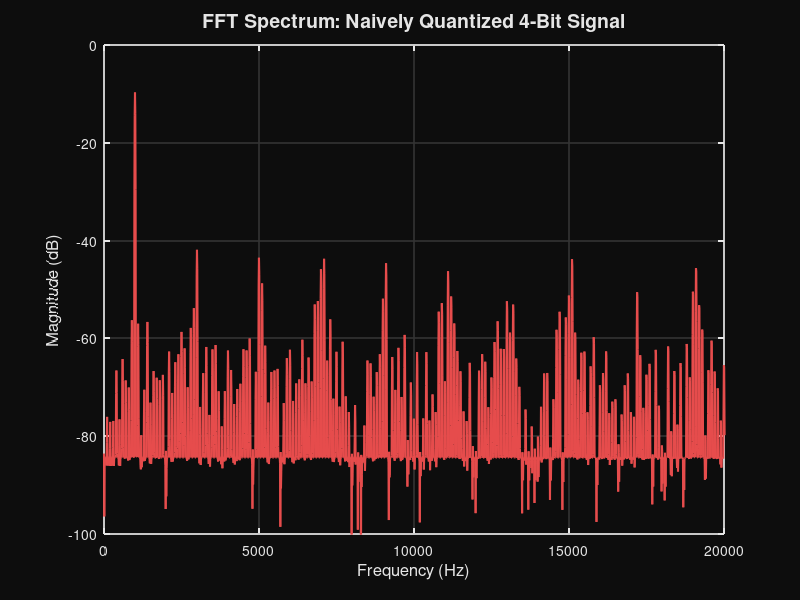
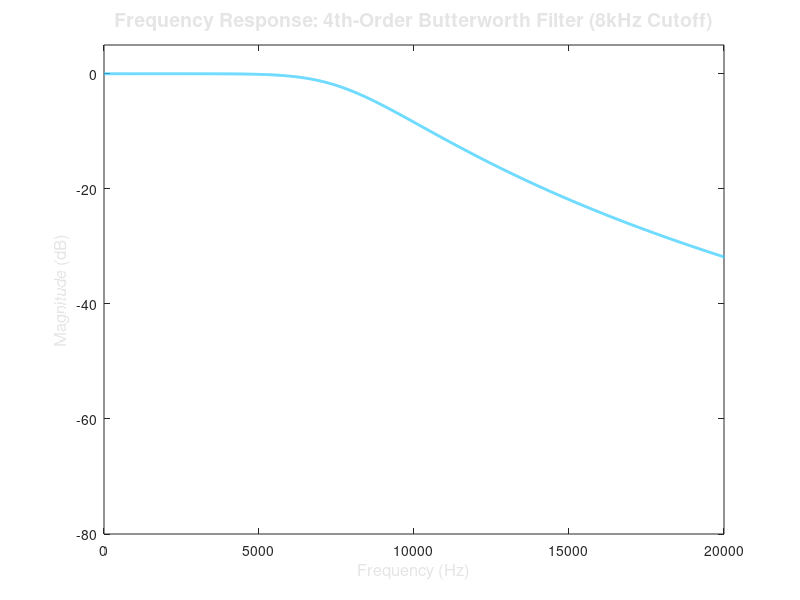

These charts were generated, in order, by the following MATLAB code: (Note: this script raises an error after producing the figures.)
% generate_openvinyl_plots.m
% Script to generate high-contrast visualizations for the OpenVinyl portfolio
% Saves the plots to the specified output directory

clear; close all; clc;

%% Configuration
output_dir = 'C:\Users\Adit Bhargava\Documents\EngineeringPortfolio\src\assets\openvinyl';
if ~exist(output_dir, 'dir')
    mkdir(output_dir);
end

fs = 44100;         % Sample rate
t = 0:1/fs:0.1;     % 100ms time vector
f0 = 1000;          % 1kHz test tone
x = 0.8 * sin(2*pi*f0*t); % Input signal

% High contrast plot settings
bg_color = [0.05 0.05 0.05];
fg_color = [0.9 0.9 0.9];
grid_color = [0.2 0.2 0.2];
line_color = [0.2 0.8 1.0]; % Cyan-ish for main plots

%% Helper function to configure plot aesthetics
function config_plot(fig, ax, bg_color, fg_color, grid_color)
    set(fig, 'Color', bg_color, 'InvertHardcopy', 'off');
    set(ax, 'Color', bg_color, 'XColor', fg_color, 'YColor', fg_color, ...
        'GridColor', grid_color, 'GridAlpha', 0.8, 'MinorGridColor', grid_color, ...
        'MinorGridAlpha', 0.5, 'LineWidth', 1.2);
    grid on;
    box on;
end

%% Plot A: Naive Quantization (The Problem)
num_levels = 16; % 4-bit = 16 levels
mapped = (x + 1.0) * 0.5 * (num_levels - 1);
x_quant_naive = round(mapped);
x_quant_naive = (x_quant_naive / (num_levels - 1)) * 2.0 - 1.0;

figure('Position', [100, 100, 800, 400], 'Name', 'Naive Quantization', 'Color', bg_color);
ax1 = axes;

% Calculate FFT
N = length(x_quant_naive);
n_win = 0:(N-1);
blackman_win = 0.42 - 0.5 * cos(2*pi*n_win/(N-1)) + 0.08 * cos(4*pi*n_win/(N-1));
X_k = fft(x_quant_naive .* blackman_win);
mag_X = 20*log10(abs(X_k(1:N/2+1)) / (N/2) + eps);
f_axis = (0:N/2)*fs/N;

plot(f_axis, mag_X, 'Color', [0.9 0.3 0.3], 'LineWidth', 1.5);
title('FFT Spectrum: Naively Quantized 4-Bit Signal', 'Color', fg_color, 'FontSize', 14);
xlabel('Frequency (Hz)', 'Color', fg_color, 'FontSize', 12);
ylabel('Magnitude (dB)', 'Color', fg_color, 'FontSize', 12);
ylim([-100, 0]);
xlim([0, 20000]);

config_plot(gcf, ax1, bg_color, fg_color, grid_color);
exportgraphics(gcf, fullfile(output_dir, 'plot_a_naive_quant.png'), 'Resolution', 300);

%% Plot B: Butterworth Anti-Aliasing Filter (The Filter)
cutoff_fg = 8000;
filter_order = 4;

figure('Position', [100, 100, 800, 400], 'Name', 'Butterworth Filter', 'Color', bg_color);
ax2 = axes;

% Calculate magnitude response analytically to avoid Signal Processing Toolbox
f_ideal = linspace(0, fs/2, 2048);
mag_h = 10 * log10(1 ./ (1 + (f_ideal / cutoff_fg).^(2 * filter_order)) + eps);

w = f_ideal; % Map for the plot function below

plot(w, mag_h, 'Color', [0.2 0.8 1.0], 'LineWidth', 2.0);
title('Frequency Response: 4th-Order Butterworth Filter (8kHz Cutoff)', 'Color', fg_color, 'FontSize', 14);
xlabel('Frequency (Hz)', 'Color', fg_color, 'FontSize', 12);
ylabel('Magnitude (dB)', 'Color', fg_color, 'FontSize', 12);
ylim([-80, 5]);
xlim([0, 20000]);
xline(8000, '--', 'Color', [0.8 0.8 0.2], 'LineWidth', 1.5); % Cutoff freq

config_plot(gcf, ax2, bg_color, fg_color, grid_color);
exportgraphics(gcf, fullfile(output_dir, 'plot_b_filter.png'), 'Resolution', 300);

%% Plot C: Dithering + 2nd Order Lipshitz Noise Shaping (The Solution)
% Apply TPDF (Triangular Probability Density Function) Dither
dither = rand(1, length(x)) - rand(1, length(x));
dither_amp = 0.5 / (num_levels - 1); % 1 LSB p-p
x_dithered = x + dither * dither_amp;

x_out = zeros(size(x_dithered));
e1 = 0; e2 = 0;
c1 = 1.5; c2 = -0.5;

for i = 1:length(x_dithered)
    val = (x_dithered(i) + 1.0) * 0.5 * (num_levels - 1);
    val_shaped = val + c1 * e1 + c2 * e2;
    q = round(val_shaped);
    q = max(0, min(num_levels-1, q));
    e2 = e1;
    e1 = val_shaped - q;
    x_out(i) = (q / (num_levels - 1)) * 2.0 - 1.0;
end

figure('Position', [100, 100, 800, 400], 'Name', 'Noise Shaping', 'Color', bg_color);
ax3 = axes;

X_k_shaped = fft(x_out .* blackman_win);
mag_X_shaped = 20*log10(abs(X_k_shaped(1:N/2+1)) / (N/2) + eps);

plot(f_axis, mag_X_shaped, 'Color', [0.3 0.9 0.4], 'LineWidth', 1.5);
title('FFT Spectrum: 2nd-Order Lipshitz Noise Shaping + TPDF Dither', 'Color', fg_color, 'FontSize', 14);
xlabel('Frequency (Hz)', 'Color', fg_color, 'FontSize', 12);
ylabel('Magnitude (dB)', 'Color', fg_color, 'FontSize', 12);
ylim([-100, 0]);
xlim([0, 20000]);

config_plot(gcf, ax3, bg_color, fg_color, grid_color);
exportgraphics(gcf, fullfile(output_dir, 'plot_c_noise_shaping.png'), 'Resolution', 300);

disp('Plots generated and saved successfully.');
